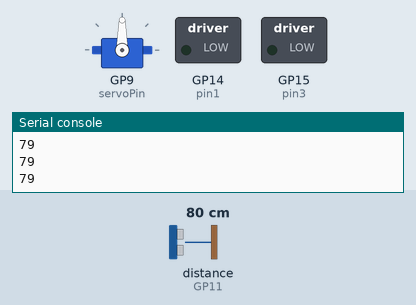
Recording of a program running on a simulated Raspberry Pi Pico running MicroPython. On the bench: servo, switched loads named in the program (green lamp = pin HIGH), the last lines printed to the serial console. The test bench sets the inputs (shaded band); at power-on: distance to the obstacle (sensor on GP11) 80 cm. The echo pulse lasts 58.3 µs per cm; servo angles are drawn from the pulse width (0.5 ms = 0°, 2.5 ms = 180°); pins used as bus, display or sensor lines are not drawn.

Above: at 2.2 s.
2.3 s: distance to the obstacle (sensor on GP11) set to 10 cm
3.8 s: distance to the obstacle (sensor on GP11) set to 7 cm
At 4.6 s:
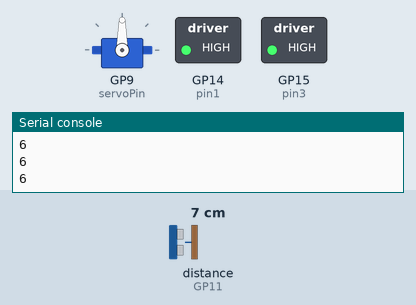
5.3 s: distance to the obstacle (sensor on GP11) set to 60 cm
At 5.8 s:
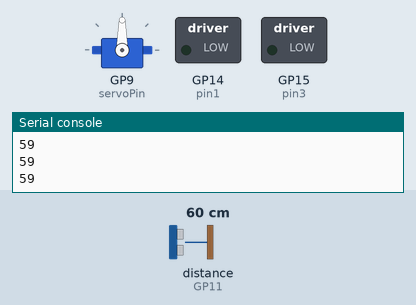
6.8 s: distance to the obstacle (sensor on GP11) set to 2 cm
At 7.1 s:
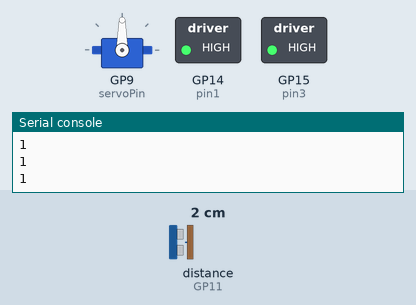
Timing chart, 0 to 9.3 s (numbered marks = the images above; inputs shaded):
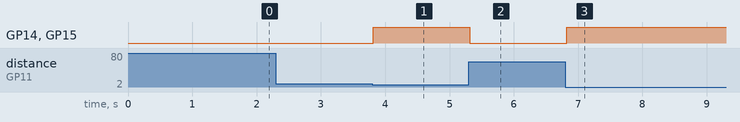

Measured:
- the behaviour switches between 9 and 8 cm on distance to the obstacle (sensor on GP11) (found by bisection; images 0 and 1)
- after the input at 3.8 s, GP14 (pin1), GP15 (pin3): LOW → HIGH at once
- after the input at 5.3 s, GP14 (pin1), GP15 (pin3): HIGH → LOW at once
- after the input at 6.8 s, GP14 (pin1), GP15 (pin3): LOW → HIGH at once

The program:

Project_07.2_Follow_Me.py
```python
from machine import Pin, PWM
import time

'''
#Duty cycle corresponding to steering gear Angle
0°----2.5%----1638
45°----5%----3276
90°----7.5%----4915
135°----10%----6553
180°----12.5%----8192
'''
#Define GPIO9’s output frequency as 50Hz and its duty cycle as 4915, and assign them to PWM.
servoPin = PWM(Pin(9))
servoPin.freq(50)
servoPin.duty_u16(4915)
time.sleep(1)

#Set the pin and sound speed of the ultrasonic sensor
trigPin=Pin(10,Pin.OUT,0)
echoPin=Pin(11,Pin.IN,0)
soundVelocity=340
distance=0

# right wheel
pin1=Pin(14,Pin.OUT)
pin2=PWM(Pin(16))
pin2.freq(50)
# left wheel
pin3=Pin(15,Pin.OUT)
pin4=PWM(Pin(17))
pin4.freq(50)

# As a function of the car going forward.
def car_forward():
  pin1.value(0)
  pin2.duty_u16(30000)
  pin3.value(0)
  pin4.duty_u16(30000)

# As a function of the car going backwards.
def car_back():
  pin1.value(1)
  pin2.duty_u16(30000)
  pin3.value(1)
  pin4.duty_u16(30000)

# As a function of the car stopping.
def car_stop():
  pin2.deinit()
  pin4.deinit()
  pin1.value(0)
  pin2.duty_u16(0)
  pin3.value(0)
  pin4.duty_u16(0)

#Subfunction getSonar() is used to start the Ultrasonic Module to begin measurements,
#and return the measured distance in centimeters. In this function, first let trigPin
#send 10us high level to start the Ultrasonic Module. Then use pulseIn() to read
#the Ultrasonic Module and return the duration time of high level.
#Finally, the measured distance according to the time is calculated.
def getSonar():
    trigPin.value(1)
    time.sleep_us(10)
    trigPin.value(0)
    while not echoPin.value():
        pass
    pingStart=time.ticks_us()
    while echoPin.value():
        pass
    pingStop=time.ticks_us()
    pingTime=time.ticks_diff(pingStop,pingStart)
    distance=pingTime*soundVelocity//2//10000
    time.sleep_ms(10)
    return int(distance)

while True:
    Distance=getSonar() #Get the distance measured by ultrasound.
    print(Distance) #Send a pulse to calculate the distance in centimeters and print the result.
    if Distance<8: #If the distance is less than 8
        pin2=PWM(Pin(16))
        pin2.freq(50)
        pin4=PWM(Pin(17))
        pin4.freq(50)
        car_back() #Car goes back
    elif Distance>=8 and Distance<13: #If the distance is greater than or equal to 8, it's less than 13.
        car_stop() # Car stop
    elif Distance>=13 and Distance<35: #If the distance is greater than or equal to 13, it's less than 35.
        pin2=PWM(Pin(16))
        pin2.freq(50)
        pin4=PWM(Pin(17))
        pin4.freq(50)
        car_forward() #Car ahead
    else:
       car_stop() 
```
